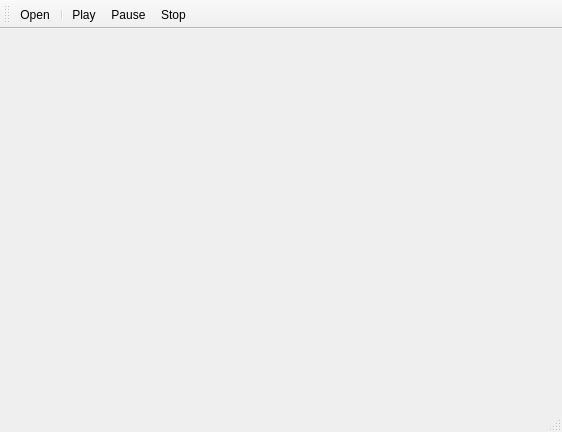
<?xml version="1.0" encoding="UTF-8"?>
<ui version="4.0">
 <class>Video</class>
 <widget class="QMainWindow" name="Video">
  <property name="geometry">
   <rect>
    <x>0</x>
    <y>0</y>
    <width>562</width>
    <height>432</height>
   </rect>
  </property>
  <property name="windowTitle">
   <string>MainWindow</string>
  </property>
  <widget class="QWidget" name="centralwidget"/>
  <widget class="QMenuBar" name="menubar">
   <property name="geometry">
    <rect>
     <x>0</x>
     <y>0</y>
     <width>562</width>
     <height>26</height>
    </rect>
   </property>
  </widget>
  <widget class="QStatusBar" name="statusbar"/>
  <widget class="QToolBar" name="toolBar">
   <property name="windowTitle">
    <string>toolBar</string>
   </property>
   <attribute name="toolBarArea">
    <enum>TopToolBarArea</enum>
   </attribute>
   <attribute name="toolBarBreak">
    <bool>false</bool>
   </attribute>
   <addaction name="actionOpen"/>
   <addaction name="separator"/>
   <addaction name="actionPlay"/>
   <addaction name="actionPause"/>
   <addaction name="actionStop"/>
  </widget>
  <action name="actionPlay">
   <property name="icon">
    <iconset resource="icons.qrc">
     <normaloff>:/Images/icons/control_play.png</normaloff>:/Images/icons/control_play.png</iconset>
   </property>
   <property name="text">
    <string>Play</string>
   </property>
  </action>
  <action name="actionPause">
   <property name="icon">
    <iconset resource="icons.qrc">
     <normaloff>:/Images/icons/control_pause.png</normaloff>:/Images/icons/control_pause.png</iconset>
   </property>
   <property name="text">
    <string>Pause</string>
   </property>
  </action>
  <action name="actionStop">
   <property name="icon">
    <iconset resource="icons.qrc">
     <normaloff>:/Images/icons/control_stop.png</normaloff>:/Images/icons/control_stop.png</iconset>
   </property>
   <property name="text">
    <string>Stop</string>
   </property>
  </action>
  <action name="actionOpen">
   <property name="icon">
    <iconset resource="icons.qrc">
     <normaloff>:/Images/icons/folder_page_white.png</normaloff>:/Images/icons/folder_page_white.png</iconset>
   </property>
   <property name="text">
    <string>Open</string>
   </property>
  </action>
 </widget>
 <resources>
  <include location="icons.qrc"/>
 </resources>
 <connections/>
</ui>
